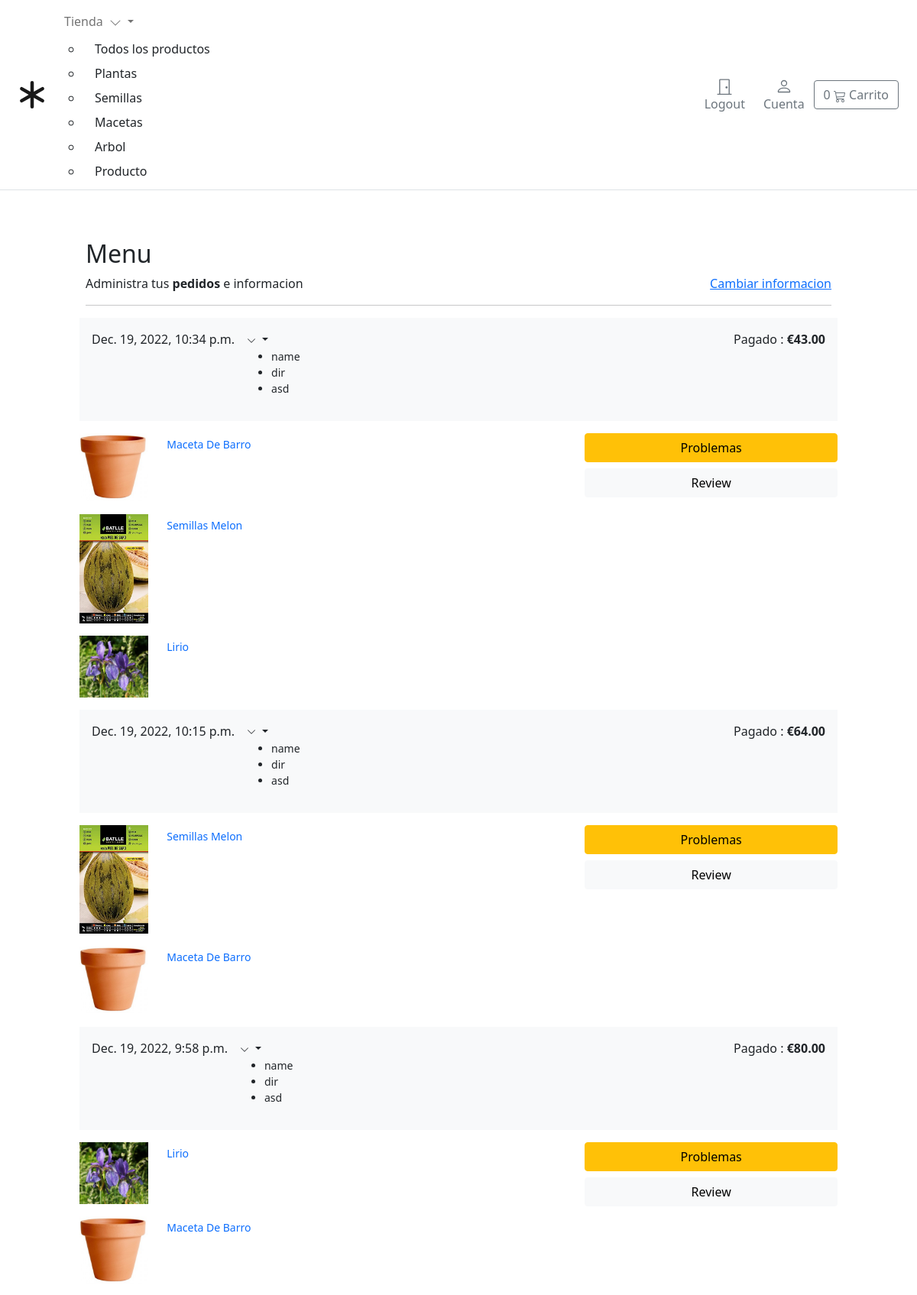
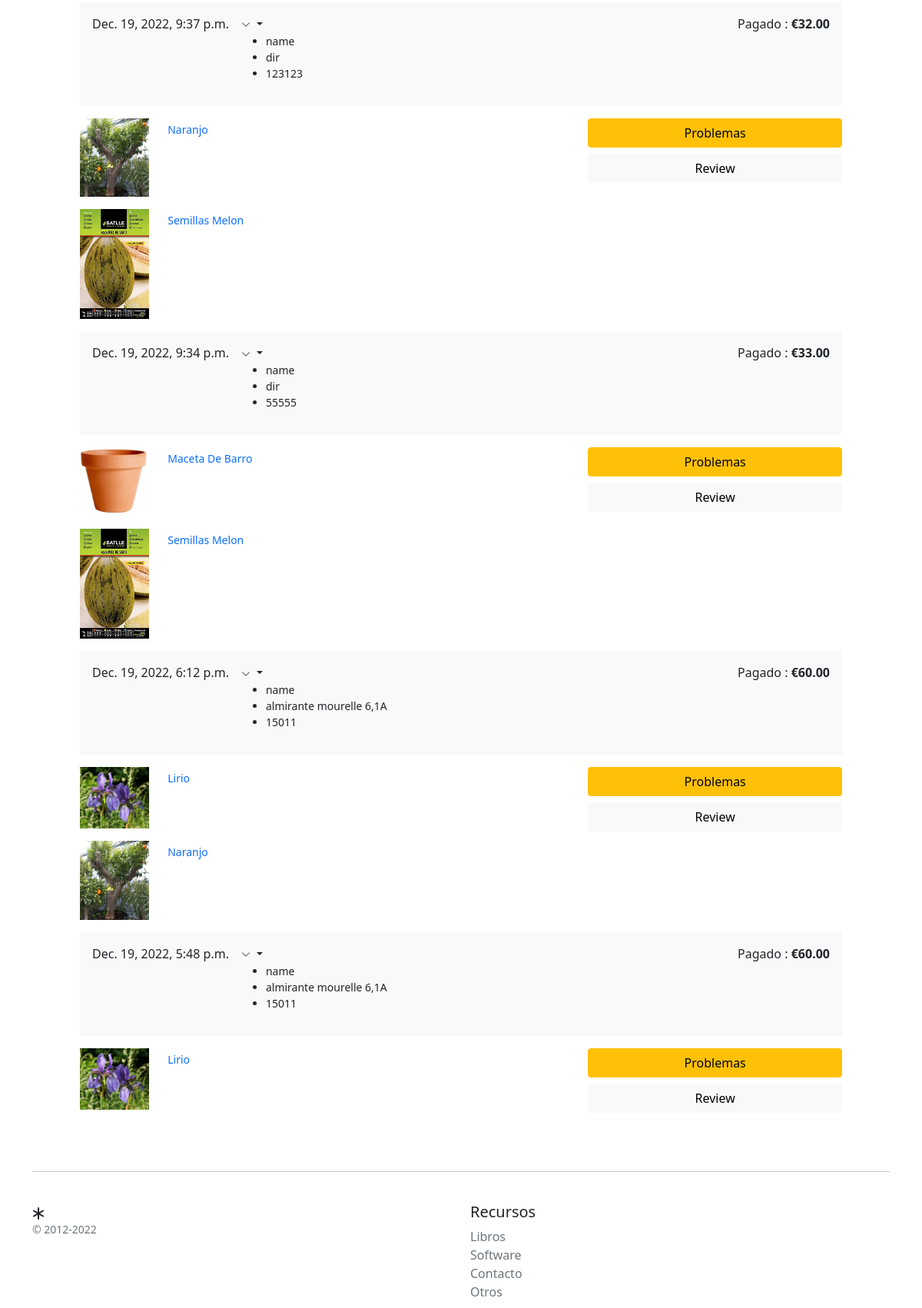
Page /account/dashboard/ (signed in, upper part) on the committed database (2 pictures, top to bottom).
### tienda/models.py (models this page shows, shortened)
class Tipo(models.Model):
    name = models.CharField(max_length=255, db_index=True)
    slug = models.SlugField(max_length=255, unique=True)
    class Meta:
        verbose_name_plural ='tipos'
    def get_absolute_url(self):
        return reverse('tienda:listatipos', args=[self.slug])

class Producto(models.Model):
    tipo = models.ForeignKey(Tipo, related_name='producto', on_delete=models.CASCADE)
    creador =models.ForeignKey(settings.AUTH_USER_MODEL, on_delete=models.CASCADE ,related_name='creador_producto')
    nombre = models.CharField(max_length=255)
    description = models.TextField(blank=True)
    image = models.ImageField(upload_to='images/')
    slug = models.SlugField(max_length=255)
    precio = models.DecimalField(max_digits=4, decimal_places=2)
    in_stock = models.BooleanField(default=True)
    is_active = models.BooleanField(default=True)
    creado = models.DateTimeField(auto_now_add=True)
    modificado = models.DateTimeField(auto_now=True)
    objects = models.Manager()
    productos = ProductoManager()
    class Meta:
        verbose_name_plural = 'Productos'
        ordering = ('-creado',)
    def get_absolute_url(self):
        return reverse('tienda:detalleproducto', args=[self.slug])
    def __str__(self):
        return self.nombre

### orders/models.py (models this page shows, shortened)
class Order(models.Model):
    user = models.ForeignKey(settings.AUTH_USER_MODEL, on_delete=models.CASCADE, related_name='order_user')
    nombre = models.CharField(max_length=50)
    direccion = models.CharField(max_length=250)
    ciudad = models.CharField(max_length=100)
    numero = models.CharField(max_length=100)
    postal = models.CharField(max_length=20)
    creado = models.DateTimeField(auto_now_add=True)
    actualizado = models.DateTimeField(auto_now=True)
    total = models.DecimalField(max_digits=5, decimal_places=2)
    order_key = models.CharField(max_length=200)
    billing_status = models.BooleanField(default=False)
    class Meta:
        ordering = ('-creado',)

class OrderItem(models.Model):
    order = models.ForeignKey(Order,
                              related_name='items',
                              on_delete=models.CASCADE)
    producto = models.ForeignKey(Producto,
                                related_name='order_items',
                                on_delete=models.CASCADE)
    precio = models.DecimalField(max_digits=5, decimal_places=2)
    cantidad = models.PositiveIntegerField(default=1)

### account/views.py (the view)
@login_required
def dashboard(request):
    orders = user_orders(request)
    return render(request,
                  'account/user/dashboard.html',
                  {'section': 'profile', 'orders': orders})

### carrito/carrito.py (called while the page is built)
    def __len__(self):
        return sum(item['cant'] for item in self.carrito.values())

### carrito/context_processors.py (called while the page is built)
def carrito(request):
    return {'carrito': Carrito(request)}

### orders/views.py (called while the page is built)
def user_orders(request):
    user_id = request.user.id
    orders = Order.objects.filter(user_id=user_id).filter(billing_status=True)
    return orders

### tienda/context_processors.py (called while the page is built)
def tipos(request):
    return {
        'tipos': Tipo.objects.all()
    }

### templates/account/user/dashboard.html
{% extends "../../tienda/base.html" %} {% load static %} {% block title %}Carrito Summary{%endblock %} {% block content %}
<main class="pt-5">
  <div class="container" style="max-width: 1000px">
    <div class="col-12">
      <h1 class="h2">Menu</h1>
    </div>
    <div class="col-12 d-flex justify-content-between">
      <div>Administra tus <b>pedidos</b> e informacion</div>
      <div><a href="{% url "account:edit_info" %}">Cambiar informacion</a></div>
    </div>
    <hr />
  </div>
  <div class="container" style="max-width: 1000px">
    {% for order in orders %}
    <div class="row g-3">
      <div class="col-12 bg-light p-3 d-flex justify-content-between">
        <div class="d-flex d-flex-inline">
          <div class="pe-3">{{ order.creado }}</div>
          <div class="dropdown">
          <a class="text-reset text-decoration-none dropdown-toggle" href="#" role="link" id="dropdownLink" data-bs-toggle="dropdown" aria-expanded="false">
          <svg xmlns="http://www.w3.org/2000/svg" width="12" height="12" fill="currentColor" class="bi bi-chevron-down" viewBox="0 0 16 16">
            <path fill-rule="evenodd" d="M1.646 4.646a.5.5 0 0 1 .708 0L8 10.293l5.646-5.647a.5.5 0 0 1 .708.708l-6 6a.5.5 0 0 1-.708 0l-6-6a.5.5 0 0 1 0-.708z"/>
          </svg>
          </a>
          <ul class="dropdown-dashboard" aria-labelledby="dropdownLink">
            <li class="item small">{{order.nombre}}</li>
            <li class="item small">{{order.direccion}}</li>
            <li class="item small">{{order.postal}}</li>
          </ul>
          </div>
        </div>
        <div class="text-end">
          Pagado : <span class="fw-bold">€{{ order.total }}</span>
        </div>
      </div>
      <div class="col-md-5 col-lg-4 order-md-last p-0 order-3">
        <div class="d-grid gap-2 ">
          <button class="btn btn-warning" type="button">Problemas</button>
          <button class="btn btn-light" type="button">Review</button>
        </div>
      </div>
      <div class="col-md-7 col-lg-8 p-0">
        {% for item in order.items.all %}
        <div class="card mb-3 border-0">
          <div class="row g-0">
            <div class="col-md-2 d-none d-md-block">
              <img class="img-fluid" style="width:90px" src="{{item.producto.image.url}}" />
            </div>
            <div class="col-md-10">
              <div class="card-body p-1">
                <a class="text-decoration-none" href="{{ item.producto.get_absolute_url }}">
                  <p class="card-text small">{{item.producto|title}}</p>
                </a>
              </div>
            </div>
          </div>
        </div>
        {% endfor %}
      </div>
    </div>
    {% endfor %}
  </div>
</main>
{% endblock %}

### templates/tienda/base.html (shortened to what this page needs)
{% load static %}
<!DOCTYPE html>
<html>
<head>
    <link href="https://cdn.jsdelivr.net/npm/bootstrap@5.0.0-beta1/dist/css/bootstrap.min.css" rel="stylesheet"
>
</head>
<body>
    <header class="pb-3">
        <nav class="navbar navbar-expand-md navbar-light bg-white border-bottom">
            <div class="container-fluid px-md-4">
                <div class="d-flex w-100 navbar-collapse">
                    <a class="navbar-brand d-flex-inline" href="/">
                    </a>
                    <ul class="navbar-nav me-auto mb-2 mb-md-0">
                        <li class="nav-item dropdown">
                            <a class="nav-link dropdown-toggle d-none d-md-block fw500" href="#" id="navbarDropdown"
                                role="button" data-bs-toggle="dropdown" aria-expanded="false">
                                Tienda
                                <i class="ps-1"><svg xmlns="http://www.w3.org/2000/svg" width="16" height="16"
                                        fill="currentColor" class="bi bi-chevron-down" viewBox="0 0 16 16">
                                        <path fill-rule="evenodd"
                                            d="M1.646 4.646a.5.5 0 0 1 .708 0L8 10.293l5.646-5.647a.5.5 0 0 1 .708.708l-6 6a.5.5 0 0 1-.708 0l-6-6a.5.5 0 0 1 0-.708z" />
                                    </svg></i>
                            </a>
                            <ul class="dropdown-dashboard rounded-0 border-0" aria-labelledby="navbarDropdown">
                                <li><a class="dropdown-item" href="{% url "tienda:tproductos" %}">Todos los
                                        productos</a></li>
                                {% for c in tipos %}
                                <li {% if tipo.slug == c.slug %}class="selected" {% endif %}>
                                    <a class="dropdown-item" href="{{ c.get_absolute_url }}">{{ c.name|title }}</a>
                                </li>
                                {% endfor %}
                            </ul>
                        </li>
                    </ul>
                    {% if user.is_authenticated %}
                    <a type="button" role="button" href="{% url "account:logout" %}"
                        class="btn btn-outline-secondary border-0 carrito-btn">
                        <div>
                            <svg xmlns="http://www.w3.org/2000/svg" width="22" height="22" fill="currentColor"
                                class="bi bi-door-closed" viewBox="0 0 16 16">
                                <path
                                    d="M3 2a1 1 0 0 1 1-1h8a1 1 0 0 1 1 1v13h1.5a.5.5 0 0 1 0 1h-13a.5.5 0 0 1 0-1H3V2zm1 13h8V2H4v13z" />
                                <path d="M9 9a1 1 0 1 0 2 0 1 1 0 0 0-2 0z" />
                            </svg>
                        </div>
                        <span class="fs15 fw500">Logout</span>
                    </a>
                    {% endif %}
                    <a type="button" role="button" href="{% url "account:dashboard" %}" class="btn btn-outline-secondary border-0 carrito-btn">
                        <div>
                        </div>
                        <span class="fs15 fw500">Cuenta</span>
                    </a>
                    <a type="button" role="button" href="{% url "carrito:carrito_m" %}"
                        class="btn btn-outline-secondary">
                        {% with total_cant=carrito|length %}
                        <div id="carrito-cant" class="d-inline-flex">
                            {% if total_cant > 0 %}
                            {{ total_cant}}
                            {% else %}
                            0
                            {% endif %}
                        </div>
                        {% endwith %}
                        Carrito
                    </a>
                </div>
            </div>
        </nav>
    </header>
    <div id="content">{% block content %} {% endblock %}</div>
    <footer class="container py-5 footer">
        <hr>
        <div class="row pt-4">
            <div class="col-12 col-md">
                <small class="d-block mb-3 text-muted">&copy; 2012-2022</small>
            </div>
            <div class="col-6 col-md fs15">
                <div class="col-6 col-md fs15">
                    <h5>Recursos</h5>
                    <ul class="list-unstyled">
                        <li><a class="link-secondary text-decoration-none" href="#">Libros</a></li>
                        <li><a class="link-secondary text-decoration-none" href="#">Software</a></li>
                        <li><a class="link-secondary text-decoration-none" href="#">Contacto</a></li>
                        <li><a class="link-secondary text-decoration-none" href="#">Otros</a></li>
                    </ul>
                </div>
            </div>
    </footer>
</body>
</html>

### rows in the picture
Tipo: name "Plantas"
Tipo: name "Semillas"
Tipo: name "Macetas"
Tipo: name "Arbol"
Tipo: name "Producto"
Order: creado "Dec. 19, 2022, 10:34 p.m.", nombre "name", direccion "dir", postal "asd", total "43.00"
OrderItem: producto.image (picture), producto "Maceta De Barro"
OrderItem: producto.image (picture), producto "Semillas Melon"
OrderItem: producto.image (picture), producto "Lirio"
Order: creado "Dec. 19, 2022, 10:15 p.m.", nombre "name", direccion "dir", postal "asd", total "64.00"
OrderItem: producto.image (picture), producto "Semillas Melon"
OrderItem: producto.image (picture), producto "Maceta De Barro"
Order: creado "Dec. 19, 2022, 9:58 p.m.", nombre "name", direccion "dir", postal "asd", total "80.00"
OrderItem: producto.image (picture), producto "Lirio"
OrderItem: producto.image (picture), producto "Maceta De Barro"
Order: creado "Dec. 19, 2022, 9:37 p.m.", nombre "name", direccion "dir", postal "123123", total "32.00"
OrderItem: producto.image (picture), producto "Naranjo"
OrderItem: producto.image (picture), producto "Semillas Melon"
Order: creado "Dec. 19, 2022, 9:34 p.m.", nombre "name", direccion "dir", postal "55555", total "33.00"
OrderItem: producto.image (picture), producto "Maceta De Barro"
OrderItem: producto.image (picture), producto "Semillas Melon"
Order: creado "Dec. 19, 2022, 6:12 p.m.", nombre "name", direccion "almirante mourelle 6,1A", postal "15011", total "60.00"
OrderItem: producto.image (picture), producto "Lirio"
OrderItem: producto.image (picture), producto "Naranjo"
Order: creado "Dec. 19, 2022, 5:48 p.m.", nombre "name", direccion "almirante mourelle 6,1A", postal "15011", total "60.00"
OrderItem: producto.image (picture), producto "Lirio"
